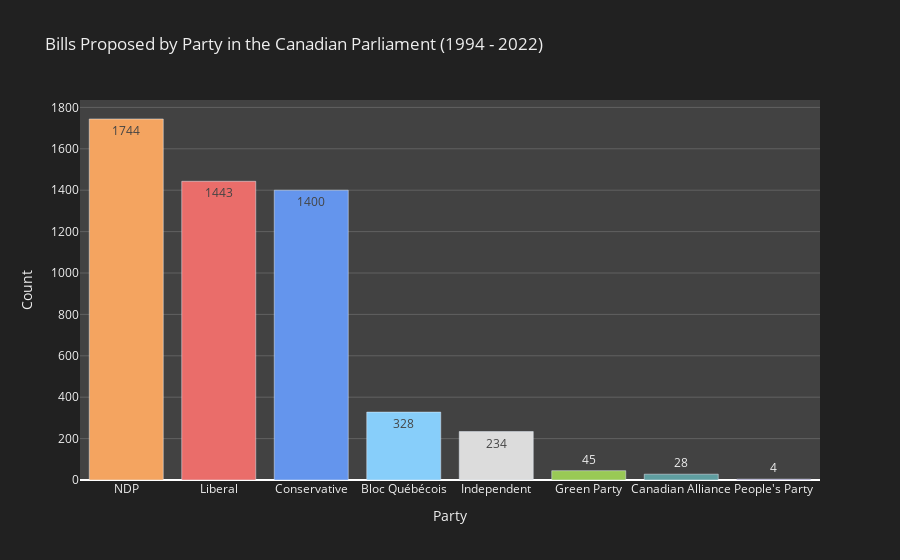

The notebook cell this image was saved under:
### Code cell
color_map = {
    'Bloc Québécois': '#87CEFA',
    'Conservative': '#6495ED',
    'Green Party': '#99C955',
    'Liberal': '#EA6D6A',
    'NDP': '#F4A460',
    'People\'s Party': '#6f5d9a',
    'Canadian Alliance': '#5F9EA0',
    'Independent': '#DCDCDC'
}

fig_5_1 = px.bar(
    plot_5_1,
    x = 'Party',
    y = 'Count',
    color = 'Party',
    title = 'Bills Proposed by Party in the Canadian Parliament (1994 - 2022)',
    color_discrete_map = color_map,
    text_auto = True,
    height=600
)

fig_5_1.update_layout(
    paper_bgcolor="#212121",
    plot_bgcolor = "#424242",
    font_color = "#EEEEEE",
    showlegend = False
)

fig_5_1.update_yaxes(gridcolor='#616161')

fig_5_1.show()

fig_5_1.write_html("../charts/html/plot-5-1.html")

### Figure 1 — Plotly figure (JSON) as saved in the notebook; plotly's stock layout.template omitted (floating-point values rounded to 4 significant figures)
{"data": [{"alignmentgroup": "True", "hovertemplate": "Party=%{x}<br>Count=%{y}<extra></extra>", "legendgroup": "NDP", "marker": {"color": "#F4A460", "pattern": {"shape": ""}}, "name": "NDP", "offsetgroup": "NDP", "orientation": "v", "showlegend": true, "textposition": "auto", "texttemplate": "%{y}", "type": "bar", "x": ["NDP"], "xaxis": "x", "y": [1744], "yaxis": "y"}, {"alignmentgroup": "True", "hovertemplate": "Party=%{x}<br>Count=%{y}<extra></extra>", "legendgroup": "Liberal", "marker": {"color": "#EA6D6A", "pattern": {"shape": ""}}, "name": "Liberal", "offsetgroup": "Liberal", "orientation": "v", "showlegend": true, "textposition": "auto", "texttemplate": "%{y}", "type": "bar", "x": ["Liberal"], "xaxis": "x", "y": [1443], "yaxis": "y"}, {"alignmentgroup": "True", "hovertemplate": "Party=%{x}<br>Count=%{y}<extra></extra>", "legendgroup": "Conservative", "marker": {"color": "#6495ED", "pattern": {"shape": ""}}, "name": "Conservative", "offsetgroup": "Conservative", "orientation": "v", "showlegend": true, "textposition": "auto", "texttemplate": "%{y}", "type": "bar", "x": ["Conservative"], "xaxis": "x", "y": [1400], "yaxis": "y"}, {"alignmentgroup": "True", "hovertemplate": "Party=%{x}<br>Count=%{y}<extra></extra>", "legendgroup": "Bloc Québécois", "marker": {"color": "#87CEFA", "pattern": {"shape": ""}}, "name": "Bloc Québécois", "offsetgroup": "Bloc Québécois", "orientation": "v", "showlegend": true, "textposition": "auto", "texttemplate": "%{y}", "type": "bar", "x": ["Bloc Québécois"], "xaxis": "x", "y": [328], "yaxis": "y"}, {"alignmentgroup": "True", "hovertemplate": "Party=%{x}<br>Count=%{y}<extra></extra>", "legendgroup": "Independent", "marker": {"color": "#DCDCDC", "pattern": {"shape": ""}}, "name": "Independent", "offsetgroup": "Independent", "orientation": "v", "showlegend": true, "textposition": "auto", "texttemplate": "%{y}", "type": "bar", "x": ["Independent"], "xaxis": "x", "y": [234], "yaxis": "y"}, {"alignmentgroup": "True", "hovertemplate": "Party=%{x}<br>Count=%{y}<extra></extra>", "legendgroup": "Green Party", "marker": {"color": "#99C955", "pattern": {"shape": ""}}, "name": "Green Party", "offsetgroup": "Green Party", "orientation": "v", "showlegend": true, "textposition": "auto", "texttemplate": "%{y}", "type": "bar", "x": ["Green Party"], "xaxis": "x", "y": [45], "yaxis": "y"}, {"alignmentgroup": "True", "hovertemplate": "Party=%{x}<br>Count=%{y}<extra></extra>", "legendgroup": "Canadian Alliance", "marker": {"color": "#5F9EA0", "pattern": {"shape": ""}}, "name": "Canadian Alliance", "offsetgroup": "Canadian Alliance", "orientation": "v", "showlegend": true, "textposition": "auto", "texttemplate": "%{y}", "type": "bar", "x": ["Canadian Alliance"], "xaxis": "x", "y": [28], "yaxis": "y"}, {"alignmentgroup": "True", "hovertemplate": "Party=%{x}<br>Count=%{y}<extra></extra>", "legendgroup": "People's Party", "marker": {"color": "#6f5d9a", "pattern": {"shape": ""}}, "name": "People's Party", "offsetgroup": "People's Party", "orientation": "v", "showlegend": true, "textposition": "auto", "texttemplate": "%{y}", "type": "bar", "x": ["People's Party"], "xaxis": "x", "y": [4], "yaxis": "y"}], "layout": {"autosize": true, "barmode": "relative", "font": {"color": "#EEEEEE"}, "legend": {"title": {"text": "Party"}, "tracegroupgap": 0}, "paper_bgcolor": "#212121", "plot_bgcolor": "#424242", "showlegend": false, "title": {"text": "Bills Proposed by Party in the Canadian Parliament (1994 - 2022)"}, "xaxis": {"anchor": "y", "autorange": true, "categoryarray": ["NDP", "Liberal", "Conservative", "Bloc Québécois", "Independent", "Green Party", "Canadian Alliance", "People's Party"], "categoryorder": "array", "domain": [0, 1], "range": [-0.5, 7.5], "title": {"text": "Party"}, "type": "category"}, "yaxis": {"anchor": "x", "autorange": true, "domain": [0, 1], "gridcolor": "#616161", "range": [0, 1836.0], "title": {"text": "Count"}, "type": "linear"}}}
